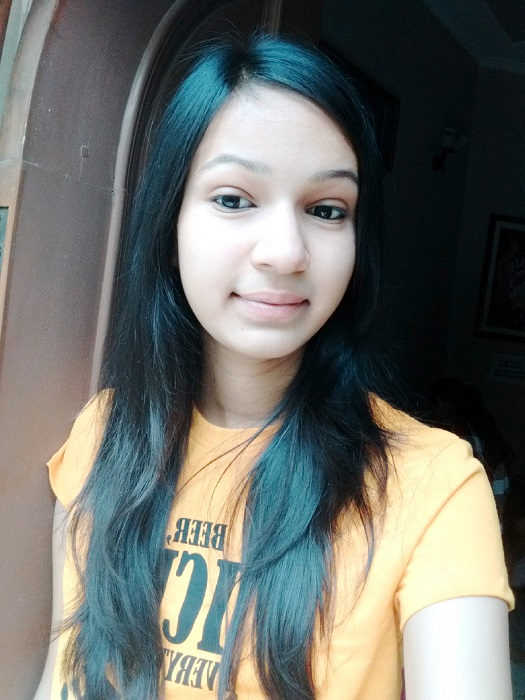
#> input picture Face_recognition/images/harshita/3.jpg, 525 x 700 px, found by its file name
$ python face_image_detect_me.py
#> lines starting #> are read from the running program, lines starting #| are printed output that depends on the picture; after the words box and inside, x2 and y2 are one past the last pixel; in counts of white or black regions, pixels touching at a corner belong together
import cv2
import numpy as np


def main():
	face_cascade = cv2.CascadeClassifier('cascades\\haarcascade_frontalface_default.xml')
	eye_cascade = cv2.CascadeClassifier('cascades\\haarcascade_eye.xml')
	frame = cv2.imread('images/harshita/3.jpg')
#> frame is the input picture: shape (700, 525, 3); mean B, G, R 108.2, 113.1, 110

	gray = cv2.cvtColor(frame,cv2.COLOR_BGR2GRAY)
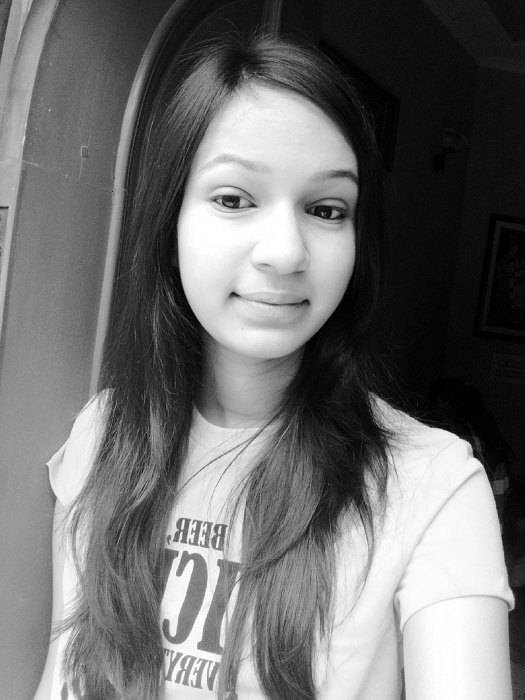
#> gray: shape (700, 525); min 0, max 255, mean 111.6
	faces = face_cascade.detectMultiScale(gray, scaleFactor=1.3,minNeighbors= 5)
#> faces = [[155, 115, 244, 244]]
	for (x,y,w,h) in faces:

		roi_gray = gray[y:y+h, x:x+w]
		roi_color = frame[y:y+h, x:x+w]
		img_item= "my_image.jpg"
		cv2.imwrite(img_item,roi_color)
		cv2.rectangle(frame,(x,y),(x+w,y+h),(255,0,0),2)
		eyes = eye_cascade.detectMultiScale(roi_gray)
		for (ex,ey,ew,eh) in eyes:
		    cv2.rectangle(roi_color,(ex,ey),(ex+ew,ey+eh),(0,255,0),2)
#> this loop made 1 pass
#> (x, y, w, h, img_item, eyes) on pass 1: (155, 115, 244, 244, 'my_image.jpg', [[48, 58, 55, 55], [144, 71, 53, 53]])
#> pass 1, in main, `roi_gray = gray[y:y+h, x:x+w]`:
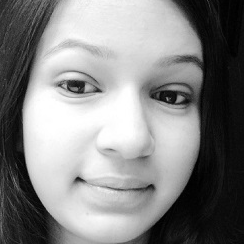
#> roi_gray: shape (244, 244); min 0, max 255, mean 132.8
#> pass 1, in main, `roi_color = frame[y:y+h, x:x+w]`:
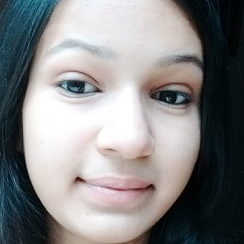
#> roi_color: shape (244, 244, 3); mean B, G, R 133.2, 132.5, 133.2
#> after the loop:
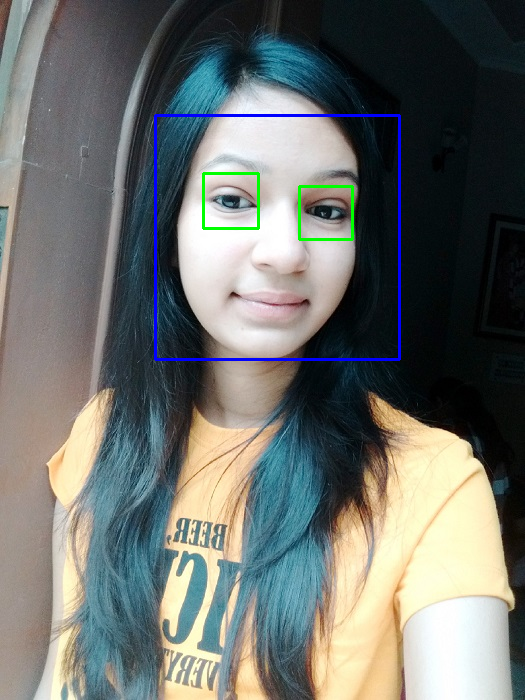
#> frame: shape (700, 525, 3); 1.15% of pixels changed, all inside (x1, y1, x2, y2) = (154, 114, 401, 361)
#> after the loop:
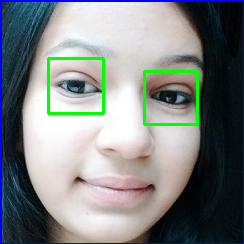
#> roi_color: shape (244, 244, 3); 4.61% of pixels changed, all inside (x1, y1, x2, y2) = (0, 0, 244, 244)


	cv2.imshow('Frame',frame)
	cv2.waitKey(0)
	cv2.destroyAllWindows()

if __name__ == '__main__':
	main()

$ run again, with Face_recognition/images/harshita/1.jpg copied over Face_recognition/images/harshita/3.jpg
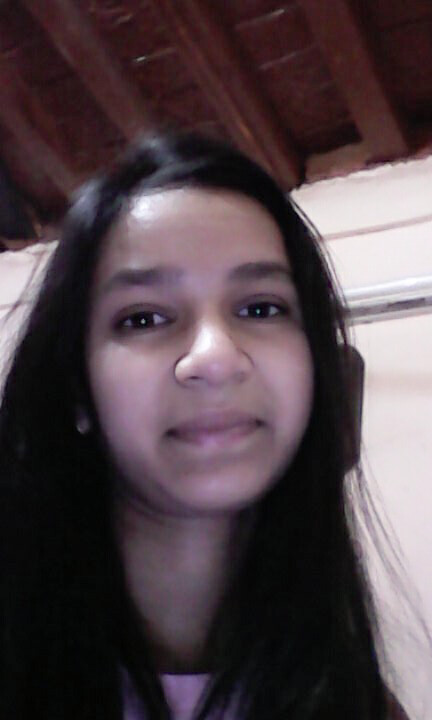
#> input picture Face_recognition/images/harshita/1.jpg, 432 x 720 px, found by its file name
#> in main, frame is the input picture: shape (720, 432, 3); mean B, G, R 72.4, 67.3, 81.2
#> faces = [[56, 205, 293, 293]]
#> the loop in main, `for (x,y,w,h) in faces: ` made 1 pass
#> after the loop in main, `for (x,y,w,h) in faces:`:
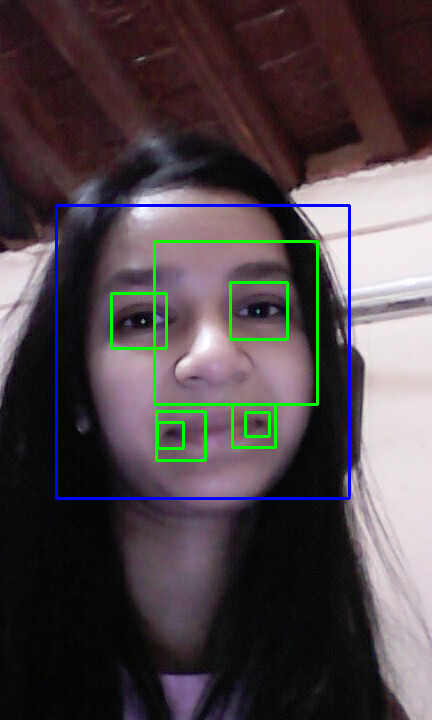
#> frame: shape (720, 432, 3); 2.66% of pixels changed, all inside (x1, y1, x2, y2) = (55, 204, 351, 500)
#> after the loop in main, `for (x,y,w,h) in faces:`:
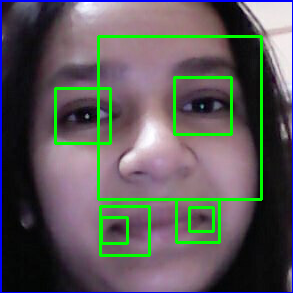
#> roi_color: shape (293, 293, 3); mean B, G, R 89.8, 89.6, 92

$ run again, with Face_recognition/images/harshita/10.jpg copied over Face_recognition/images/harshita/3.jpg
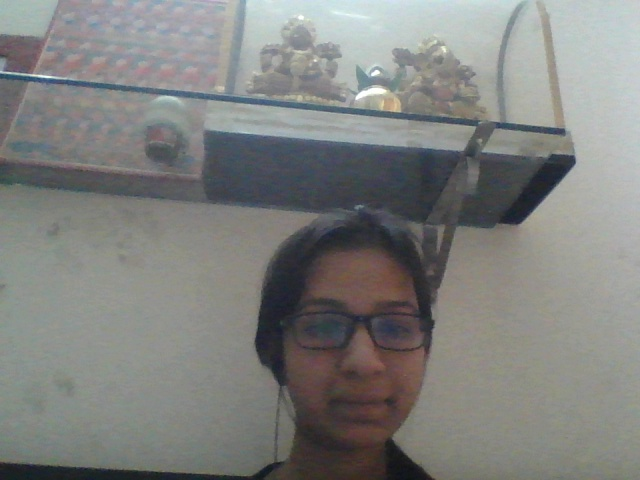
#> input picture Face_recognition/images/harshita/10.jpg, 640 x 480 px, found by its file name
#> in main, frame is the input picture: shape (480, 640, 3); mean B, G, R 126.8, 129.1, 128
#> faces = [[267, 257, 182, 182]]
#> the loop in main, `for (x,y,w,h) in faces: ` made 1 pass
#> (x, y, w, h, img_item, eyes) on pass 1: (267, 257, 182, 182, 'my_image.jpg', [[63, 45, 62, 62]])
#> after the loop in main, `for (x,y,w,h) in faces:`:
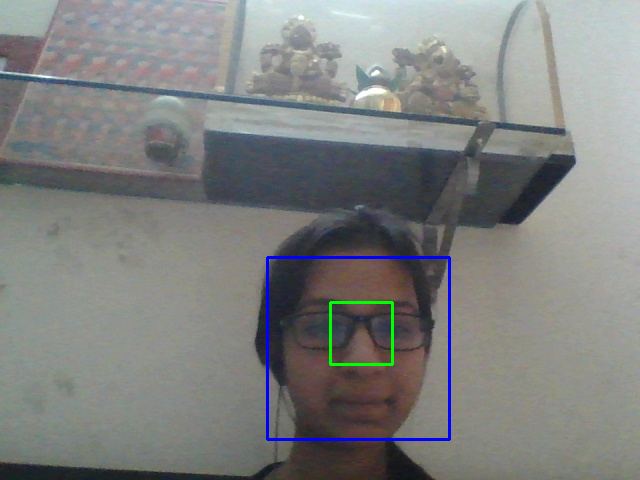
#> frame: shape (480, 640, 3); 0.95% of pixels changed, all inside (x1, y1, x2, y2) = (266, 256, 451, 441)
#> after the loop in main, `for (x,y,w,h) in faces:`:
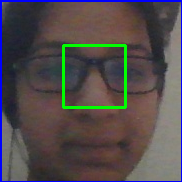
#> roi_color: shape (182, 182, 3); mean B, G, R 76.6, 75.8, 81.7

$ run again, with Face_recognition/images/harshita/11.jpg copied over Face_recognition/images/harshita/3.jpg
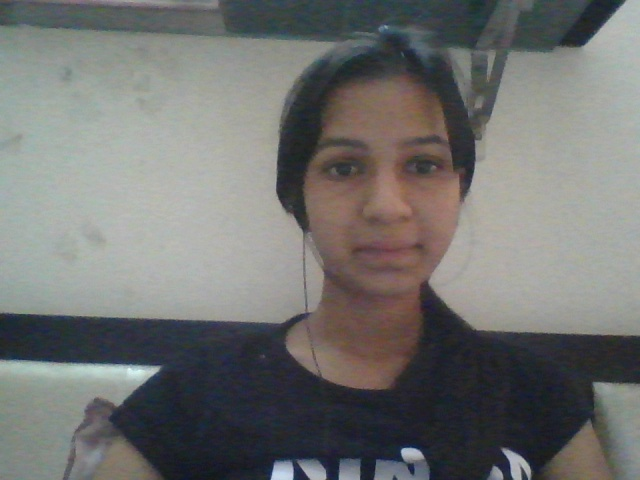
#> input picture Face_recognition/images/harshita/11.jpg, 640 x 480 px, found by its file name
#> in main, frame is the input picture: shape (480, 640, 3); mean B, G, R 112.5, 114.3, 113.7
#> faces = [[275, 84, 216, 216]]
#> the loop in main, `for (x,y,w,h) in faces: ` made 1 pass
#> (x, y, w, h, img_item, eyes) on pass 1: (275, 84, 216, 216, 'my_image.jpg', [[44, 61, 47, 47], [120, 56, 52, 52]])
#> after the loop in main, `for (x,y,w,h) in faces:`:
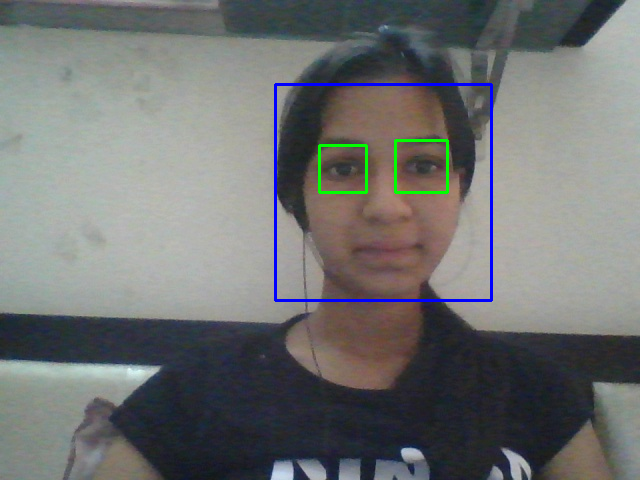
#> frame: shape (480, 640, 3); 1.23% of pixels changed, all inside (x1, y1, x2, y2) = (274, 83, 493, 302)
#> after the loop in main, `for (x,y,w,h) in faces:`:
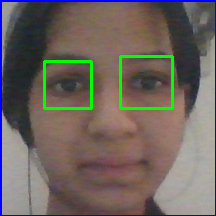
#> roi_color: shape (216, 216, 3); mean B, G, R 96, 101.5, 109.4
